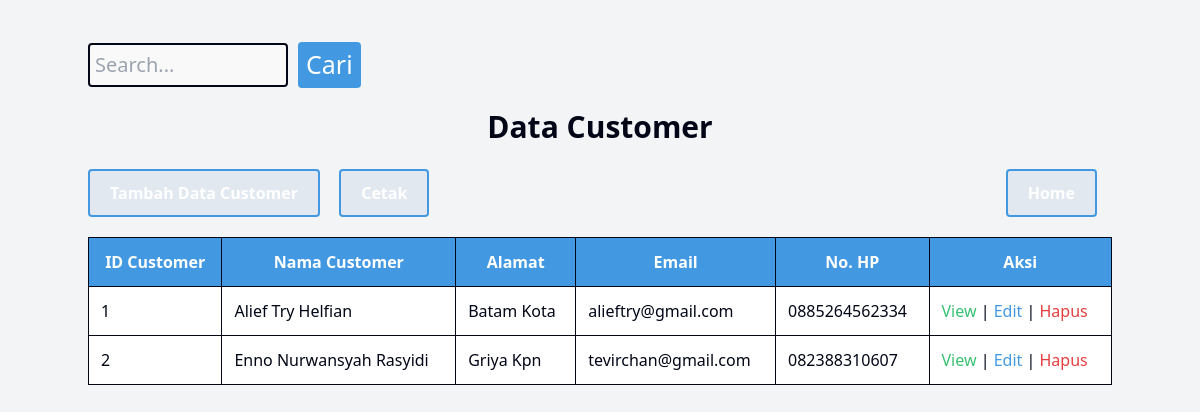
/rentalmobil/public/dashboard/data/dashboardcustomer.php, run on an earlier commit of the app's database.
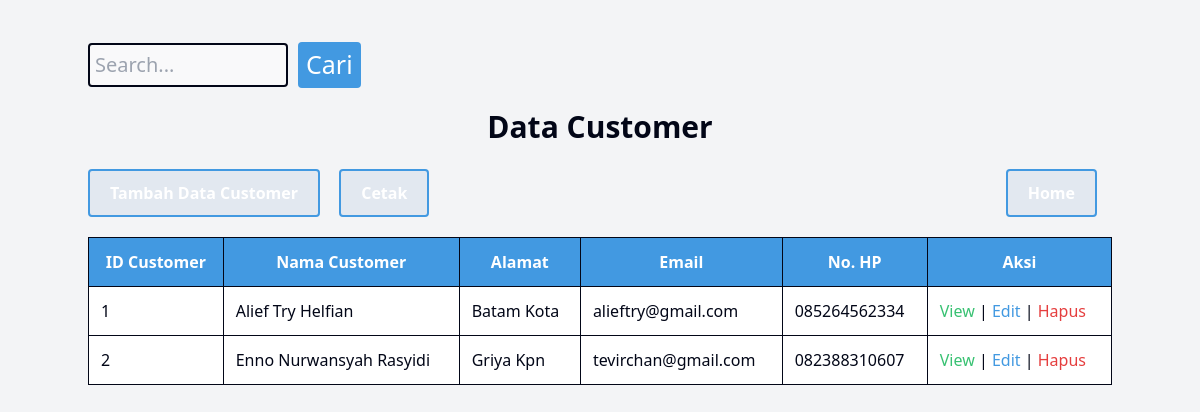
And on a later commit of the database.
### tables this page shows
CREATE TABLE `customer` (
  `idcustomer` int(11) NOT NULL,
  `nama` varchar(255) DEFAULT NULL,
  `alamat` text DEFAULT NULL,
  `email` varchar(100) DEFAULT NULL,
  `no_hp` varchar(20) DEFAULT NULL
);

### rentalmobil/public/dashboard/data/dashboardcustomer.php (the view, shortened to what this page needs)
<?php
	include_once("../../../config/koneksi.php");
?>
<!DOCTYPE html>
<html>
<head>
	<link rel="stylesheet" href="../../css/output.css">
</head>
<body class="bg-gray-100">
	<div class="container mx-auto py-8">
		<form action="dashboardcustomer.php" method="GET" class="mb-4">
           <div class="search-container">
                <input type="text" name="cari" placeholder="Search..." class="border border-gray-400 rounded-md px-2 py-1" style="font-size: 20px;">
                <input type="submit" value="Cari" class="btn bg-blue-500 text-white px-4 py-1 rounded-md" style="font-size: 25px;">
            </div>
        </form>
	<h1> Data Customer </h1>
		<nav>
			<div>
				<a href="../../customer/view/tambah.php" class="btn bg-blue-500 text-white">Tambah Data Customer</a>
				<a href="../../customer/view/cetak.php" target="_blank" class="btn bg-blue-500 text-white">Cetak</a>
			</div>
            <div>
                <a href="../dashboard.php" class="btn bg-blue-500 text-white">Home</a>
            </div>
        </nav>
	<table border="1">
			<?php
				if (isset($_GET['cari'])) {
					$cari = $_GET['cari'];
					$ambildata = mysqli_query($kon, "SELECT * FROM customer WHERE idcustomer LIKE '%".$cari."%' OR nama LIKE '%".$cari."%'");
				} else {
					$ambildata = mysqli_query($kon, "SELECT * FROM customer ORDER BY idcustomer ASC ");
				}
			?>
		<tr>
			<th class="border border-gray-400 px-4 py-2 text-center"> ID Customer </th>
			<th class="border border-gray-400 px-4 py-2 text-center"> Nama Customer </th>
			<th class="border border-gray-400 px-4 py-2 text-center"> Alamat </th>
			<th class="border border-gray-400 px-4 py-2 text-center"> Email </th>
            <th class="border border-gray-400 px-4 py-2 text-center"> No. HP </th>
			<th class="border border-gray-400 px-4 py-2 text-center"> Aksi </th>
		</tr>
		<tbody>
		<?php
			while ($userAmbilData = mysqli_fetch_array($ambildata)) {
				echo "<tr>";
					echo "<td class='border border-gray-400 px-4 py-2'>" . $idcustomer = $userAmbilData['idcustomer'] . "</td>";
					echo "<td class='border border-gray-400 px-4 py-2'>" . $nama = $userAmbilData['nama'] . "</td>";
					echo "<td class='border border-gray-400 px-4 py-2'>" . $alamat = $userAmbilData['alamat'] . "</td>";
					echo "<td class='border border-gray-400 px-4 py-2'>" . $email = $userAmbilData['email'] . "</td>";
                    echo "<td class='border border-gray-400 px-4 py-2'>" . $no_hp = $userAmbilData['no_hp'] . "</td>";
					echo "<td class='border border-gray-400 px-4 py-2'>
							<a href='../../customer/view/view.php?idcustomer=" . $userAmbilData['idcustomer'] . "' class='btn btn-view'> View </a> |
							<a href='../../customer/view/update.php?idcustomer=" . $userAmbilData['idcustomer'] . "' class='btn btn-edit'> Edit </a> |
							<a href='../../customer/Controller/customerhapus.php?idcustomer=" . $userAmbilData['idcustomer'] ."' class='btn btn-hapus'> Hapus </a>
						</td>";
				echo "</tr>";
			}
		?>
		</tbody>
	</table>
	</div>
</body>
</html>

### rentalmobil/public/dashboard/data/dashboardcustomer.php (style rules this page uses)
h1 { text-align: center; color: #020617; font-weight: bold; margin-bottom: 20px; font-size: 30px; }
nav { display: flex; justify-content: space-between; align-items: center; margin-bottom: 10px; }
nav a { padding: 10px 20px; margin-right: 15px; color: #1a365d; font-weight: bold; text-decoration: none; display: inline-block; background-color: #e2e8f0; border: 2px solid #4299e1; border-radius: 4px; }
table { border-collapse: collapse; width: 100%; margin-top: 20px; }
th, td { border: 3px solid #020617; padding: 12px; text-align: left; color: #020617; background-color: #fff; }
th:first-child { color: #fff; }
th { font-weight: bold; background-color: #4299e1; }
td { font-size: 16px; }
th:first-child, th:nth-child(2), th:nth-child(3), th:nth-child(4), th:nth-child(5), th:nth-child(6) { color: #fff; }
.btn-view { color: #38c172; }
.btn-edit { color: #4299e1; }
.btn-hapus { color: #e53e3e; }
.search-container { display: flex; align-items: center; }
.search-container input[type=text] { width: 200px; margin-top: 10px; padding: 5px; font-size: 5px; border: 2px solid #020617; border-radius: 4px; background-color: rgba(255, 255, 255, 0.5); }
.search-container input[type=submit] { background-color: #4299e1; color: white; border: none; padding: 4px 8px; border-radius: 4px; cursor: pointer; font-size: 14px; margin-left: 10px; margin-top: 10px; }

What changed in the data, as far as the page shows it:
changed customer "Alief Try Helfian": no_hp "0885264562334" → "085264562334"
